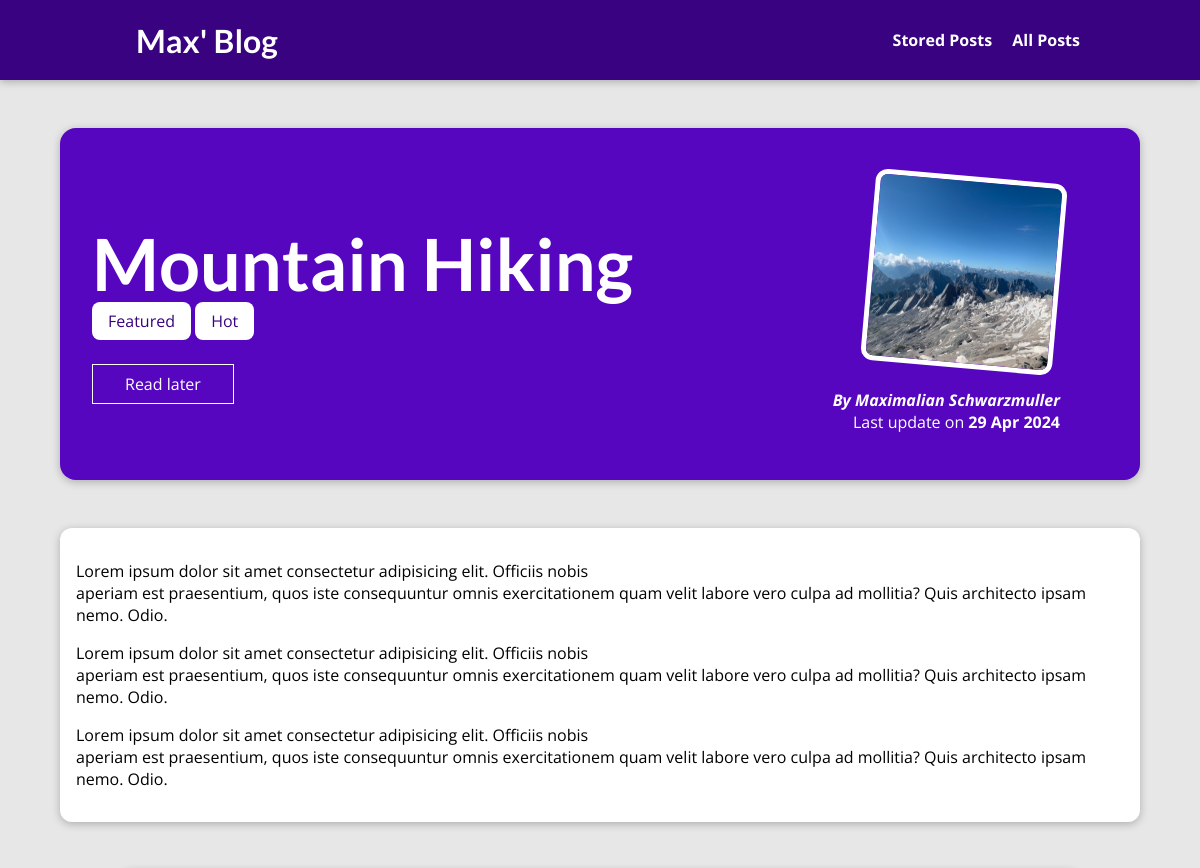
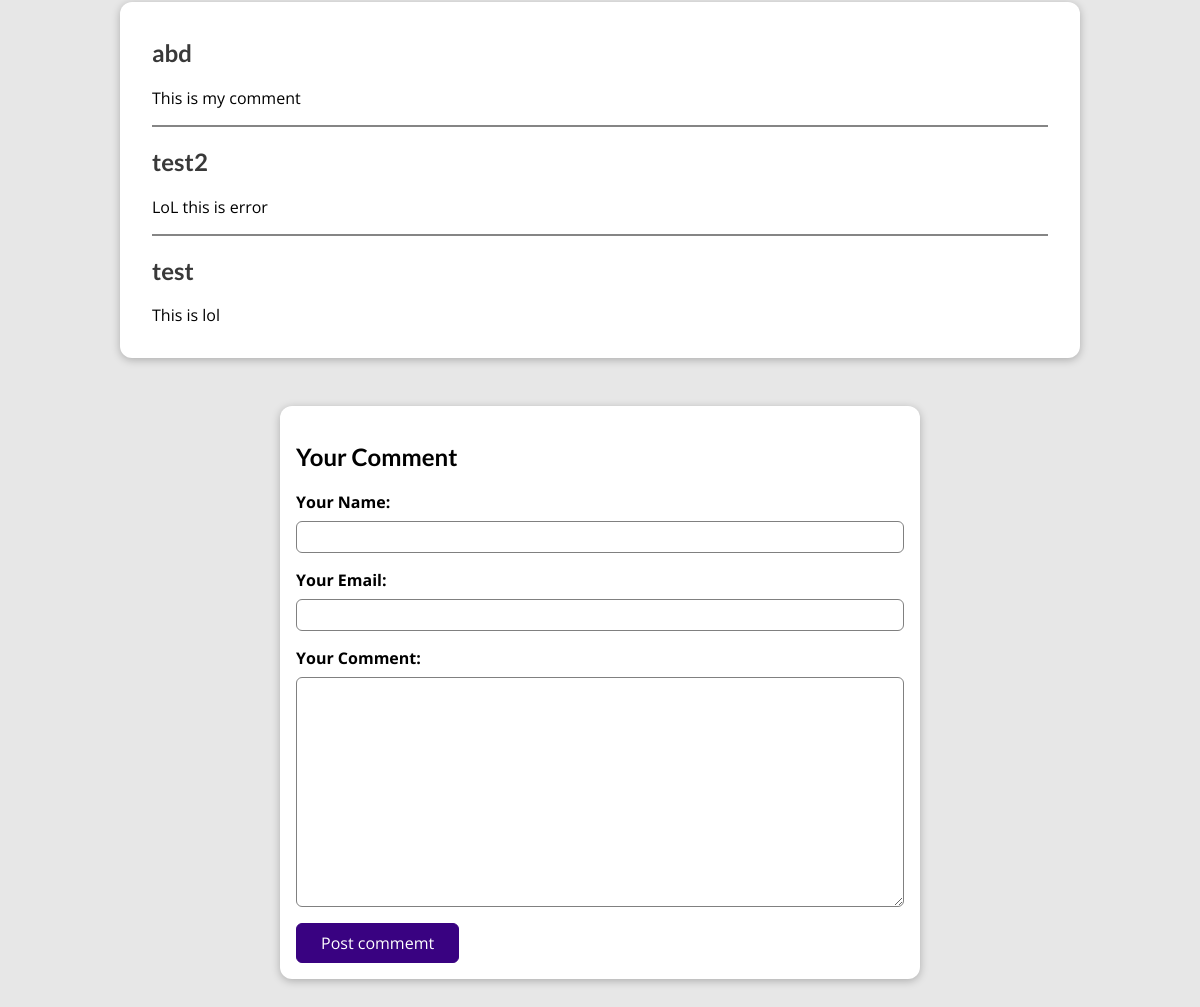
The page /posts/hike-in-the-mountains on the database its author committed (2 pictures, top to bottom).
### blog/models.py (models this page shows, shortened)
class Post(models.Model):
  Title = models.CharField(max_length=150)
  Excerpt = models.CharField(max_length=200)
  Image = models.ImageField(upload_to='posts', null= True)
  Date = models.DateField(auto_now=True)
  Slug = models.SlugField(unique=True, db_index = True) #this set automaticaly db_index = True when we use the slugfield and also when we use unique=True it create the db_index = True automaticaly
  Content = models.TextField(validators=[MinLengthValidator(10)]) #we don't need to set a max_length but we could
  author = models.ForeignKey(Author, on_delete=models.SET_NULL, null=True, related_name = 'Posts') #set the author field to null if we delete an related author
  tags = models.ManyToManyField(Tag)

class Tag(models.Model):
  Caption = models.CharField(max_length=15)

class Author(models.Model):
  First_name = models.CharField(max_length=50)
  Last_name = models.CharField(max_length=50)
  Email_address = models.EmailField( max_length=254)
  def full_name(self):
    return f'{self.First_name} {self.Last_name}'
  def __str__(self):
    return self.full_name()

class Comment(models.Model):
  user_name = models.CharField(max_length=120)
  user_email = models.EmailField()
  text = models.TextField(max_length=400)
  post = models.ForeignKey(Post , on_delete=models.CASCADE, related_name='comments')

### blog/views.py (the view, shortened to what this page needs)
# urls.py: path('posts/<slug:slug>', views.SinglePostView.as_view(), name='post-detail-page'), #slug = tabi3 ex 'posts/fisrt'
class SinglePostView(View):
  def is_stored_post(self, request, post_id):
    stored_posts = request.session.get('stored_posts')
    if stored_posts is not None :
      is_saved_for_later = post_id in stored_posts
    else:
      is_saved_for_later = False
    return is_saved_for_later
  def get(self, request, slug):
    post = Post.objects.get(Slug= slug)
    context = {
      'post': post,
      'post_tags': post.tags.all(),
      'comment_form': CommentForm(),
      'comments' : post.comments.all().order_by('-id'),
      'saved_for_later': self.is_stored_post(request, post.id)
    }
    return render(request, 'blog/post-detail.html', context)

### blog/forms.py
class CommentForm(forms.ModelForm):
  class Meta:
    model = Comment
    exclude = ['post']
    labels = {
      'user_name': 'Your Name',
      'user_email': 'Your Email',
      'text' : 'Your Comment'
    }

### blog/templates/blog/post-detail.html (shortened to what this page needs)
{% extends "base.html" %}
{% load static %}
{% block css_file %}
  <link rel="stylesheet" href="{% static "blog/post-detail.css" %}">
{% endblock  %}
{% block content %}
  <section id='summary'>
    <h2>{{ post.Title }}</h2>
    <div>
      {% for tag in post_tags %}
        <span class='tag'>{{tag.Caption}}</span>
      {% endfor %}
    </div>
    <div id="read-later">
      <form action="{% url 'read-later' %}" method="post">
        <button>
          {% if saved_for_later %}
            Remove from "Read later" list
          {% else %}
            Read later
          {% endif %}
          </button>
      </form>
    </div>
    <article>
      <img src="{{ post.Image.url }}" alt="{{ post.Title }}">
      <address>By <a href = 'mailto:{{post.author.Email_address}}'> {{ post.author|title }}</a></address>
      <div>
        Last update on <time>{{ post.Date|date:'d M Y' }}</time>
      </div>
    </article>
  </section>
  <main>
    {{ post.Content|linebreaks }}
  </main>
  <section id="comments">
    <ul>
      {% for comment in comments %}
        <li>
          <h2>{{ comment.user_name }}</h2>
          <p>{{ comment.text|linebreaks }}</p>
        </li>
      {% endfor %}
    </ul>
  </section>
  <section id='comment-form'>
    <h2>Your Comment</h2>
    <form action="{% url "post-detail-page" post.Slug %}" method="POST" >
      {% for form_field in comment_form %}
        <div class='form-control {% if form_field.errors %}invalid{% endif %}'>
          {{form_field.label_tag}}
          {{form_field}}
        </div>
      {% endfor %}
      <button>Post commemt</button>
    </form>
  </section>
{% endblock %}

### templates/base.html (shortened to what this page needs)
{% load static %}
<!DOCTYPE html>
<html lang="en">
<head>
  <link rel="stylesheet" href="{% static 'app.css' %} ">
  {% block css_file %}{% endblock  %}
</head>
<body>
  <header id='main-navigation'>
    <h1>
      <a href="{% url "starting-page" %}">Max' Blog</a>
    </h1>
    <nav>
      <a href="{% url "read-later" %}">Stored Posts</a>
      <a href="{% url "posts-page" %}">All Posts</a>
    </nav>
  </header>
  {% block content %}{% endblock  %}
</body>
</html>

### static/app.css (style rules this page uses)
* { box-sizing: border-box; }
html { font-family: 'Open Sans', 'Lato', sans-serif; }
body { margin: 0; }
h1, h2, h3 { font-family: 'Lato', sans-serif; font-weight: bold; }
#main-navigation { width: 100%; height: 5rem; display: flex; justify-content: space-between; align-items: center; padding: 0 10%; position: absolute; top: 0; left: 0; }
#main-navigation a { text-decoration: none; color: white; font-weight: bold; margin-left: 1rem; }

### blog/static/blog/post-detail.css (style rules this page uses)
body { background-color: #e7e7e7; }
#main-navigation { background-color: #390281; box-shadow: 0 2px 8px rgba(0, 0, 0, 0.25); }
#summary { margin: 8rem auto 3rem auto; padding: 2rem; width: 90%; max-width: 90rem; border-radius: 16px; background-color: #5706c0; position: relative; box-shadow: 0 2px 8px rgba(0, 0, 0, 0.25); height: 22rem; }
#summary h2 { color: white; font-size: 4.5rem; margin-bottom: 0.25rem; }
.tag { background-color: white; color: #390281; padding: 0.5rem 1rem; border-radius: 8px; }
#summary article { position: absolute; top: 2rem; right: 3rem; padding: 1rem 2rem; border-radius: 12px; text-align: right; color: white; }
#summary article img { width: 12rem; height: 12rem; border-radius: 12px; transform: rotateZ(5deg); border: 5px solid white; margin-bottom: 1rem; }
#summary address { font-weight: bold; }
#summary a { color: white; text-decoration: none; }
#summary time { font-weight: bold; }
main { width: 90%; max-width: 90rem; margin: 3rem auto; background-color: white; padding: 1rem; border-radius: 12px; box-shadow: 0 2px 8px rgba(0, 0, 0, 0.25); }
#comment-form { margin: 3rem auto; width: 90%; max-width: 40rem; border-radius: 12px; background-color: white; box-shadow: 0 2px 8px rgba(0, 0, 0, 0.25); padding: 1rem; }
#comment-form button { font: inherit; background-color: #390281; color: white; border: 1px solid #390281; padding: 0.5rem 1.5rem; border-radius: 6px; cursor: pointer; }
.form-control { margin-bottom: 1rem; }
.form-control label { font-weight: bold; margin-bottom: 0.5rem; display: block; }
.form-control input, .form-control textarea { display: block; width: 100%; font: inherit; padding: 0.25rem; border-radius: 6px; border: 1px solid gray; }
#comments { margin: 3rem auto; width: 90%; max-width: 60rem; border-radius: 12px; background-color: white; box-shadow: 0 2px 8px rgba(0, 0, 0, 0.25); padding: 1rem 2rem; }
#comments ul { list-style: none; margin: 0; padding: 0; }
#comments li { margin-bottom: 1rem; border-bottom: 2px solid rgb(133, 133, 133); }
#comments li:last-of-type { border-bottom: none; }
#comments h2 { color: rgb(57, 57, 57); }
#read-later { margin: 2rem 0; }
#read-later button { background-color: transparent; border: 1px solid white; padding: 0.5rem 2rem; font: inherit; color: white; cursor: pointer; }

### rows shown on the page
Post: Title "Mountain Hiking", Image (picture), author "Maximalian Schwarzmuller", Date "29 Apr 2024", Content "Lorem ipsum dolor sit amet consectetur adipisicing elit. Officiis nobis aperiam est praesentium, quos iste consequuntur omnis exercitationem quam velit labore vero culpa ad mollitia? Quis architecto ipsam nemo. Odio. Lorem ipsum dolor sit amet consectetur adipisicing elit. Officiis nobis aperiam est praesentium, quos iste consequuntur omnis exercitationem quam velit labore vero culpa ad mollitia? Quis architecto ipsam nemo. Odio. Lorem ipsum dolor sit amet consectetur adipisicing elit. Officiis nobis aperiam est praesentium, quos iste consequuntur omnis exercitationem quam velit labore vero culpa ad mollitia? Quis architecto ipsam nemo. Odio."
Tag: Caption "Featured"
Tag: Caption "Hot"
Comment: user_name "abd", text "This is my comment"
Comment: user_name "test2", text "LoL this is error"
Comment: user_name "test", text "This is lol"
